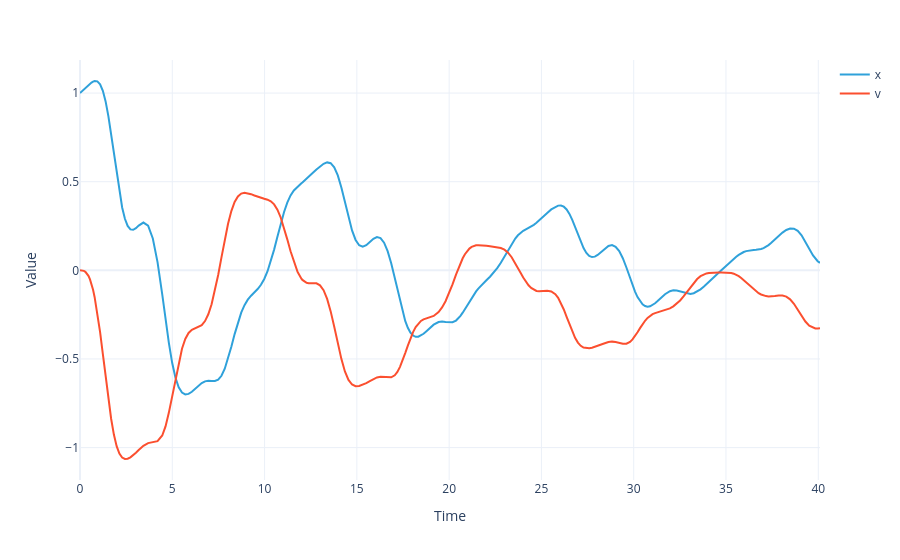

The notebook cell saved with this chart:
### Code cell
sol.visualize()

### Figure 1 — Plotly figure (JSON) as saved in the notebook; plotly's stock layout.template omitted (floating-point values rounded to 4 significant figures; data arrays with more than 128 entries replaced by an {"elided": "..."} marker saying what was removed)
{"data": [{"hovertemplate": "dof=x<br>Time=%{x}<br>Value=%{y}<extra></extra>", "legendgroup": "x", "line": {"color": "#2fa1da", "dash": "solid"}, "marker": {"symbol": "circle"}, "mode": "lines", "name": "x", "orientation": "v", "showlegend": true, "type": "scatter", "x": {"elided": "270 float values"}, "xaxis": "x", "y": {"elided": "270 float values"}, "yaxis": "y"}, {"hovertemplate": "dof=v<br>Time=%{x}<br>Value=%{y}<extra></extra>", "legendgroup": "v", "line": {"color": "#fb4f2f", "dash": "solid"}, "marker": {"symbol": "circle"}, "mode": "lines", "name": "v", "orientation": "v", "showlegend": true, "type": "scatter", "x": {"elided": "270 float values"}, "xaxis": "x", "y": {"elided": "270 float values"}, "yaxis": "y"}], "layout": {"legend": {"title": {}, "tracegroupgap": 0}, "margin": {"t": 60}, "xaxis": {"anchor": "y", "domain": [0, 1], "title": {"text": "Time"}}, "yaxis": {"anchor": "x", "domain": [0, 1], "title": {"text": "Value"}}}}
